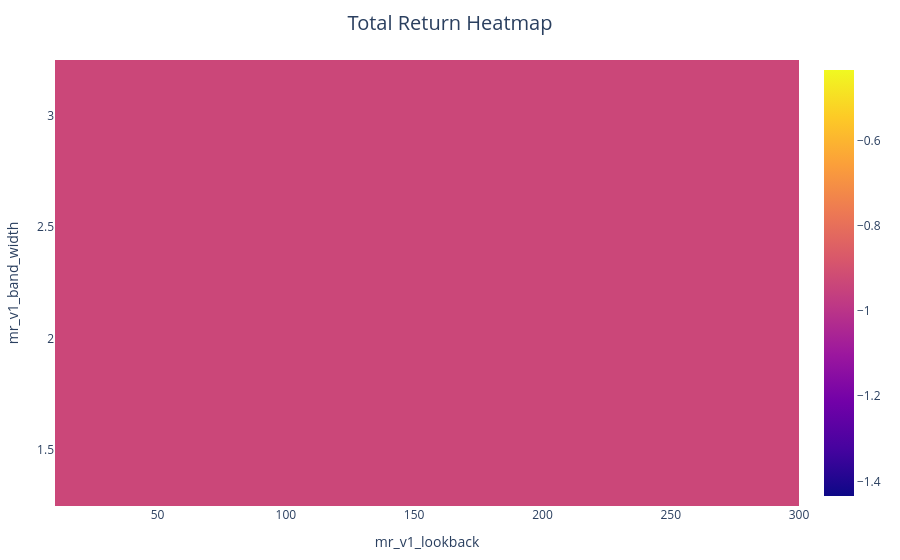

Write notebook code for a chart like this one.
### Code cell
fig = pf_sweep.total_return.vbt.heatmap(x_level="mr_v1_lookback", y_level="mr_v1_band_width")
fig.update_layout(title="Total Return Heatmap")
fig.show()

### Figure 1 — Plotly figure (JSON) as saved in the notebook; plotly's stock layout.template omitted (floating-point values rounded to 4 significant figures)
{"data": [{"colorscale": [[0.0, "#0d0887"], [0.1111, "#46039f"], [0.2222, "#7201a8"], [0.3333, "#9c179e"], [0.4444, "#bd3786"], [0.5556, "#d8576b"], [0.6667, "#ed7953"], [0.7778, "#fb9f3a"], [0.8889, "#fdca26"], [1.0, "#f0f921"]], "hoverongaps": false, "hovertemplate": "mr_v1_lookback: %{x}<br>mr_v1_band_width: %{y}<br>value: %{z}<extra></extra>", "x": [20, 40, 60, 120, 240], "y": [1.5, 2.0, 2.5, 3.0], "z": [[-0.9342, -0.9342, -0.9342, -0.9342, -0.9342], [-0.9342, -0.9342, -0.9342, -0.9342, -0.9342], [-0.9342, -0.9342, -0.9342, -0.9342, -0.9342], [-0.9342, -0.9342, -0.9342, -0.9342, -0.9342]], "type": "heatmap"}], "layout": {"margin": {"t": 60, "b": 30, "l": 30, "r": 30}, "legend": {"orientation": "h", "yanchor": "bottom", "y": 1.02, "xanchor": "center", "x": 0.5, "traceorder": "normal"}, "xaxis": {"title": {"text": "mr_v1_lookback"}}, "yaxis": {"title": {"text": "mr_v1_band_width"}}, "title": {"text": "Total Return Heatmap", "font": {"size": 20}, "x": 0.5, "xanchor": "center"}, "autosize": true}}
